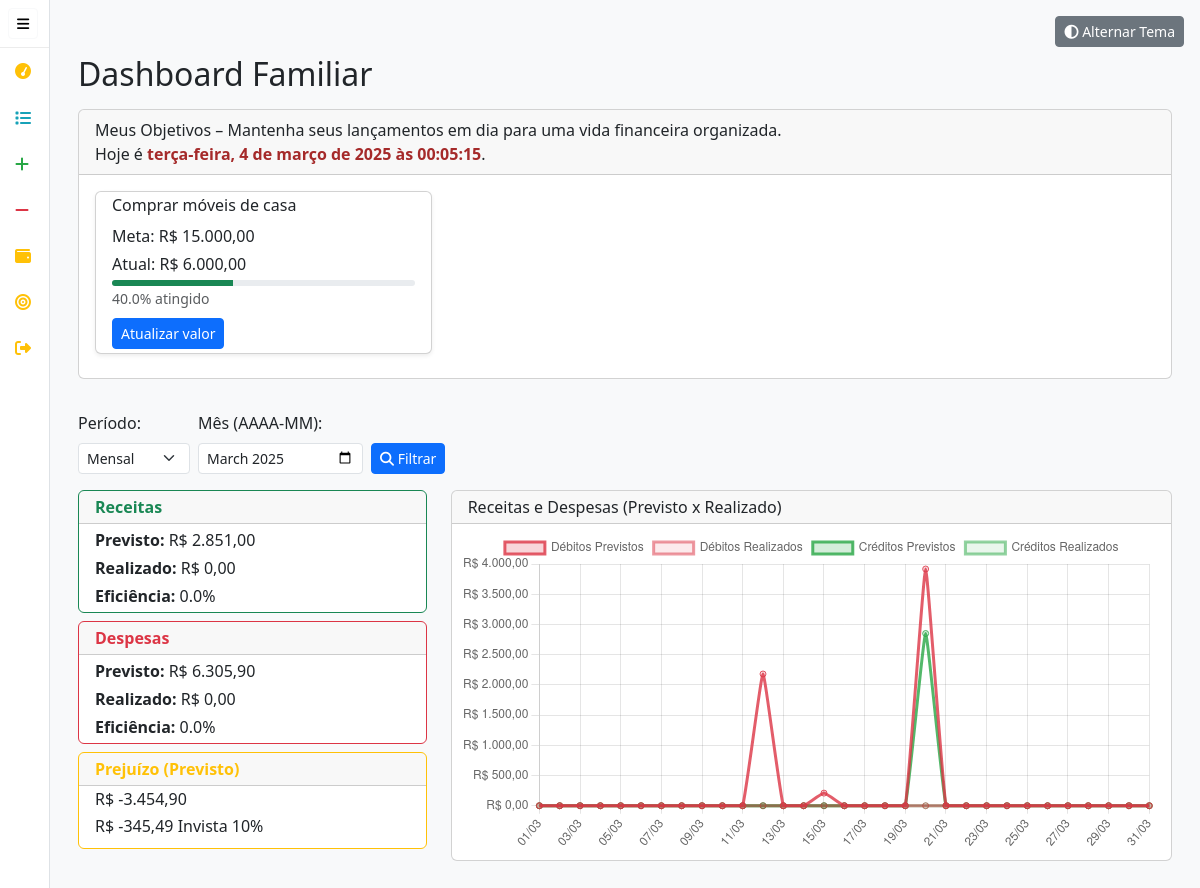
The app's page /dashboard (signed in) with its own data.
### tables this page shows
CREATE TABLE goals (
                id INTEGER PRIMARY KEY AUTOINCREMENT,
                user_id INTEGER NOT NULL,
                goal_name TEXT NOT NULL,
                target_amount REAL NOT NULL,
                deadline TEXT,   -- YYYY-MM-DD
                current_amount REAL DEFAULT 0,
                FOREIGN KEY(user_id) REFERENCES users(id)
            );

### main.py (the view)
@app.route('/')
@app.route('/dashboard')
def dashboard():
    if 'user_id' not in session:
        return redirect(url_for('login'))
    user_id = session['user_id']
    conn = get_db_connection()
    cursor = conn.cursor()
    cursor.execute("SELECT last_checkin FROM users WHERE id = ?", (user_id,))
    user = cursor.fetchone()
    last_checkin = user['last_checkin'] if user and user['last_checkin'] else "Nunca"
    cursor.execute("""
        SELECT date_launch FROM transactions
        WHERE user_id = ?
        ORDER BY date_launch DESC
        LIMIT 1
    """, (user_id,))
    row_launch = cursor.fetchone()
    last_launch = row_launch['date_launch'] if row_launch else "Nenhum lançamento"
    timeframe = request.args.get('timeframe', 'mensal')
    selected_month = request.args.get('month')
    now_dt = datetime.now()
    if not selected_month:
        selected_month = now_dt.strftime("%Y-%m")
    year, month = map(int, selected_month.split('-'))
    days_in_month = monthrange(year, month)[1]
    line_labels = []
    forecast_debits = []
    actual_debits = []
    forecast_credits = []
    actual_credits = []
    for day in range(1, days_in_month + 1):
        day_str = f"{year}-{month:02d}-{day:02d}"
        label = f"{day:02d}/{month:02d}"
        line_labels.append(label)
        cursor.execute("""
            SELECT SUM(amount) as total
            FROM transactions
            WHERE user_id = ? AND type = 'debito' AND date_due = ?
        """, (user_id, day_str))
        row = cursor.fetchone()
        forecast_debits.append(row['total'] if row['total'] else 0)
        cursor.execute("""
            SELECT SUM(amount) as total
            FROM transactions
            WHERE user_id = ? AND type = 'debito' AND date_due = ? AND paid = 1
        """, (user_id, day_str))
        row = cursor.fetchone()
        actual_debits.append(row['total'] if row['total'] else 0)
        cursor.execute("""
            SELECT SUM(amount) as total
            FROM transactions
            WHERE user_id = ? AND type = 'credito' AND date_due = ?
        """, (user_id, day_str))
        row = cursor.fetchone()
        forecast_credits.append(row['total'] if row['total'] else 0)
        cursor.execute("""
            SELECT SUM(amount) as total
            FROM transactions
            WHERE user_id = ? AND type = 'credito' AND date_due = ? AND paid = 1
        """, (user_id, day_str))
        row = cursor.fetchone()
        actual_credits.append(row['total'] if row['total'] else 0)
    cursor.execute("""
        SELECT SUM(amount) as total_credit
        FROM transactions
        WHERE user_id = ? AND type = 'credito' AND date_due LIKE ?
    """, (user_id, selected_month + '%'))
    row_credit = cursor.fetchone()
    total_credit = row_credit['total_credit'] if row_credit['total_credit'] else 0
    cursor.execute("""
        SELECT SUM(amount) as actual_credit
        FROM transactions
        WHERE user_id = ? AND type = 'credito' AND date_due LIKE ? AND paid = 1
    """, (user_id, selected_month + '%'))
    row_act_credit = cursor.fetchone()
    actual_credit = row_act_credit['actual_credit'] if row_act_credit['actual_credit'] else 0
    cursor.execute("""
        SELECT SUM(amount) as total_debit
        FROM transactions
        WHERE user_id = ? AND type = 'debito' AND date_due LIKE ?
    """, (user_id, selected_month + '%'))
    row_debit = cursor.fetchone()
    total_debit = row_debit['total_debit'] if row_debit['total_debit'] else 0
    cursor.execute("""
        SELECT SUM(amount) as actual_debit
        FROM transactions
        WHERE user_id = ? AND type = 'debito' AND date_due LIKE ? AND paid = 1
    """, (user_id, selected_month + '%'))
    row_act_debit = cursor.fetchone()
    actual_debit = row_act_debit['actual_debit'] if row_act_debit['actual_debit'] else 0
    efficiency_credit = (actual_credit / total_credit * 100) if total_credit > 0 else None
    efficiency_debit = (actual_debit / total_debit * 100) if total_debit > 0 else None
    lucro_preju = total_credit - total_debit
    page = request.args.get('page', 1, type=int)
    per_page = 10
    offset = (page - 1) * per_page
    cursor.execute("SELECT COUNT(*) as total FROM transactions WHERE user_id = ?", (user_id,))
    total_transactions = cursor.fetchone()['total']
    total_pages = math.ceil(total_transactions / per_page)
    cursor.execute("""
        SELECT * FROM transactions
        WHERE user_id = ?
        ORDER BY date_launch DESC
        LIMIT ? OFFSET ?
    """, (user_id, per_page, offset))
    transactions = cursor.fetchall()
    cursor.execute("""
        SELECT id, goal_name, target_amount, deadline, current_amount
        FROM goals
        WHERE user_id = ?
    """, (user_id,))
    goals_list = cursor.fetchall()
    conn.close()
    return render_template('dashboard.html',
                           timeframe=timeframe,
                           selected_month=selected_month,
                           last_checkin=last_checkin,
                           last_launch=last_launch,
                           line_labels=line_labels,
                           forecast_debits=forecast_debits,
                           actual_debits=actual_debits,
                           forecast_credits=forecast_credits,
                           actual_credits=actual_credits,
                           total_credit=total_credit,
                           actual_credit=actual_credit,
                           efficiency_credit=efficiency_credit,
                           total_debit=total_debit,
                           actual_debit=actual_debit,
                           efficiency_debit=efficiency_debit,
                           lucro_preju=lucro_preju,
                           transactions=transactions,
                           goals_list=goals_list,
                           page=page,
                           total_pages=total_pages)

### main.py (called while the page is built)
def get_db_connection():
    conn = sqlite3.connect(DATABASE)
    conn.row_factory = sqlite3.Row
    return conn

@app.template_filter('currency')
def currency_format(value):
    try:
        return "R$ " + "{:,.2f}".format(value).replace(',', 'X').replace('.', ',').replace('X', '.')
    except Exception as e:
        return value

@app.template_filter('date_br')
def date_br(value):
    if value:
        try:
            d = datetime.strptime(value, "%Y-%m-%d")
            return d.strftime("%d/%m/%Y")
        except Exception as e:
            return value
    return value

### templates/dashboard.html (shortened to what this page needs)
{% extends "base.html" %}
{% block content %}
<div class="container-fluid">
  <h2 class="mb-3">Dashboard Familiar</h2>
  <div class="row mb-4">
    <div class="col-md-12">
      <div class="card mb-2">
        <div class="card-header">
          Meus Objetivos – Mantenha seus lançamentos em dia para uma vida financeira organizada.
          <br>Hoje é <span id="clock" class="fw-bold" style="color: brown;"></span>.
        </div>
        <div class="card-body">
          <div class="row">
            {% for g in goals_list %}
            <div class="col-md-4 mb-2">
              <div class="card shadow-sm">
                <div class="card-body py-1">
                  <h6 class="card-title">{{ g['goal_name'] }}</h6>
                  <p class="mb-1">Meta: {{ g['target_amount']|currency }}</p>
                  <p class="mb-1">Atual: {{ g['current_amount']|currency }}</p>
                  {% set pct = 0 %}
                  {% if g['target_amount'] > 0 %}
                    {% set pct = (g['current_amount'] / g['target_amount']) * 100 %}
                  {% endif %}
                  <div class="progress" style="height: 6px;">
                    <div class="progress-bar bg-success" role="progressbar"
                         style="width: {{ pct|round(0) }}%;"
                         aria-valuenow="{{ pct|round(0) }}" aria-valuemin="0" aria-valuemax="100">
                    </div>
                  </div>
                  <small class="text-muted">{{ pct|round(1) }}% atingido</small>
                  <br>
                  <a href="{{ url_for('update_goal', goal_id=g['id']) }}" class="btn btn-sm btn-primary mt-2">
                    Atualizar valor
                  </a>
                </div>
              </div>
            </div>
            {% endfor %}
          </div>
        </div>
      </div>
    </div>
  </div>
  <form method="get" action="{{ url_for('dashboard') }}" class="row g-2 mb-3">
    <div class="col-auto">
      <label for="timeframe" class="form-label">Período:</label>
      <select name="timeframe" id="timeframe" class="form-select form-select-sm">
        <option value="mensal" {% if timeframe == 'mensal' %}selected{% endif %}>Mensal</option>
      </select>
    </div>
    <div class="col-auto">
      <label for="month" class="form-label">Mês (AAAA-MM):</label>
      <input type="month" name="month" id="month" class="form-control form-control-sm" value="{{ selected_month }}">
    </div>
    <div class="col-auto d-flex align-items-end">
      <button type="submit" class="btn btn-primary btn-sm"><i class="fa fa-search"></i> Filtrar</button>
    </div>
  </form>
  <div class="row mb-3">
    <div class="col-md-4">
      <div class="card border-success mb-2">
        <div class="card-header py-1 text-success fw-bold">Receitas</div>
        <div class="card-body py-1">
          <p class="mb-1"><strong>Previsto:</strong> {{ total_credit|currency }}</p>
          <p class="mb-1"><strong>Realizado:</strong> {{ actual_credit|currency }}</p>
          <p class="mb-0"><strong>Eficiência:</strong>
            {% if efficiency_credit is not none %}
              {{ efficiency_credit|round(1) }}%
            {% else %}
              -
            {% endif %}
          </p>
        </div>
      </div>
      <div class="card border-danger mb-2">
        <div class="card-header py-1 text-danger fw-bold">Despesas</div>
        <div class="card-body py-1">
          <p class="mb-1"><strong>Previsto:</strong> {{ total_debit|currency }}</p>
          <p class="mb-1"><strong>Realizado:</strong> {{ actual_debit|currency }}</p>
          <p class="mb-0"><strong>Eficiência:</strong>
            {% if efficiency_debit is not none %}
              {{ efficiency_debit|round(1) }}%
            {% else %}
              -
            {% endif %}
          </p>
        </div>
      </div>
      <div class="card {% if lucro_preju >= 0 %}border-primary{% else %}border-warning{% endif %} mb-2">
        <div class="card-header py-1 {% if lucro_preju >= 0 %}text-primary{% else %}text-warning{% endif %} fw-bold">
          {% if lucro_preju >= 0 %}Lucro (Previsto){% else %}Prejuízo (Previsto){% endif %}
        </div>
        <div class="card-body py-1">
          <h6 class="card-title">{{ lucro_preju|currency }}</h6>
          <h6 class="card-title">{{ (lucro_preju * 0.1)|currency }} Invista 10%</h6>
        </div>
      </div>
    </div>
    <div class="col-md-8">
      <div class="card mb-4">
        <div class="card-header py-1">Receitas e Despesas (Previsto x Realizado)</div>
        <div class="card-body p-2">
          <canvas id="lineChart" style="max-height:320px;"></canvas>
        </div>
      </div>
    </div>
  </div>
</div>
{% endblock %}
{% block scripts %}
<script>
  // Gráfico: usando Chart.js
  document.addEventListener("DOMContentLoaded", function() {
    const ctxLine = document.getElementById('lineChart').getContext('2d');
    const lineChart = new Chart(ctxLine, {
      type: 'line',
      data: {
        labels: {{ line_labels|tojson }},
        datasets: [
          {
            label: 'Débitos Previstos',
            data: {{ forecast_debits|tojson }},
            borderColor: 'rgba(220, 53, 69, 0.8)',
            backgroundColor: 'rgba(220, 53, 69, 0.2)',
            fill: false,
            tension: 0.1
          },
          {
            label: 'Débitos Realizados',
            data: {{ actual_debits|tojson }},
            borderColor: 'rgba(220, 53, 69, 0.5)',
            backgroundColor: 'rgba(220, 53, 69, 0.1)',
            fill: false,
            tension: 0.1
          },
          {
            label: 'Créditos Previstos',
            data: {{ forecast_credits|tojson }},
            borderColor: 'rgba(40, 167, 69, 0.8)',
            backgroundColor: 'rgba(40, 167, 69, 0.2)',
            fill: false,
            tension: 0.1
          },
          {
            label: 'Créditos Realizados',
            data: {{ actual_credits|tojson }},
            borderColor: 'rgba(40, 167, 69, 0.5)',
            backgroundColor: 'rgba(40, 167, 69, 0.1)',
            fill: false,
            tension: 0.1
          }
        ]
      },
      options: {
        responsive: true,
        plugins: {
          legend: { position: 'top' }
        },
        scales: {
          y: {
            beginAtZero: true,
            ticks: {
              callback: function(value) {
                return value.toLocaleString('pt-BR', { style: 'currency', currency: 'BRL' });
              }
            }
          }
        }
      }
    });
  });
</script>
{% endblock %}

### templates/base.html (shortened to what this page needs)
<!DOCTYPE html>
<html lang="pt-BR">
<head>
  <link rel="stylesheet" href="https://cdn.jsdelivr.net/npm/bootstrap@5.3.0/dist/css/bootstrap.min.css" />
  <link rel="stylesheet" href="https://cdnjs.cloudflare.com/ajax/libs/font-awesome/6.4.0/css/all.min.css" />
</head>
<body>
  <div class="d-flex">
    {% if session.get('user_id') %}
    <div id="sidebar" class="sidebar border-end collapsed" style="background: linear-gradient(135deg, #ffffff, #ffffff);">
      <div class="p-2 d-flex justify-content-between align-items-center">
        <button id="toggleSidebarBtn" class="btn btn-sm btn-outline-light">
          <i id="sidebarToggleIcon" class="fa fa-bars icon-only" style="color: #000000;"></i>
        </button>
      </div>
      <hr class="m-0" style="border-color: rgba(0, 0, 0, 0.3);" />
      <a href="{{ url_for('dashboard') }}" class="nav-link text-white" style="padding: 15px;">
        <i class="fa fa-tachometer me-2 icon-only" style="color: #ffc107;"></i>
      </a>
      <hr class="m-0" style="border-color: rgba(255,255,255,0.3);" />
      <a href="#" class="nav-link text-white" data-bs-toggle="modal" data-bs-target="#transactionsModal" style="padding: 15px;">
        <i class="fa fa-list me-2 icon-only" style="color: #17a2b8;"></i>
      </a>
      <a href="#" class="nav-link text-white" data-bs-toggle="modal" data-bs-target="#newTransactionModal" data-type="credito" style="padding: 15px;">
        <i class="fa fa-plus me-2 icon-only" style="color: #28a745;"></i>
      </a>
      <a href="#" class="nav-link text-white" data-bs-toggle="modal" data-bs-target="#newTransactionModal" data-type="debito" style="padding: 15px;">
        <i class="fa fa-minus me-2 icon-only" style="color: #dc3545;"></i>
      </a>
      <a href="{{ url_for('budgets') }}" class="nav-link text-white" style="padding: 15px;">
        <i class="fa fa-wallet me-2 icon-only" style="color: #ffc107;"></i>
      </a>
      <a href="{{ url_for('goals') }}" class="nav-link text-white" style="padding: 15px;">
        <i class="fa fa-bullseye me-2 icon-only" style="color: #ffc107;"></i>
      </a>
      <a href="{{ url_for('logout') }}" class="nav-link text-white" style="padding: 15px;">
        <i class="fa fa-sign-out-alt me-2 icon-only" style="color: #ffc107;"></i>
      </a>
    </div>
    {% endif %}
    <div class="flex-fill p-3">
      <div class="d-flex justify-content-end mb-2">
        <button id="toggleThemeBtn" class="btn btn-sm btn-secondary">
          <i class="fa fa-adjust"></i> Alternar Tema
        </button>
      </div>
      {% block content %}{% endblock %}
    </div>
  </div>
  {% block scripts %}{% endblock %}
</body>
</html>

### templates/base.html (style rules this page uses)
body.light-mode { background-color: #f8f9fa; color: #212529; }
.sidebar { text-align: center; transition: width 0.5s; }
.sidebar.collapsed { width: 50px; }
.sidebar a.nav-link { color: inherit; padding: 15px; display: flex; align-items: center; }
.sidebar .icon-only { display: none; }
.sidebar.collapsed .icon-only { display: inline-block; }

### records on screen
goals: goal_name "Comprar móveis de casa", target_amount "R$ 15.000,00", current_amount "R$ 6.000,00", pct "40.0"

### other values on screen
{{ total_credit|currency }} "R$ 2.851,00"
{{ actual_credit|currency }} "R$ 0,00"
{{ efficiency_credit|round(1) }} "0.0"
{{ total_debit|currency }} "R$ 6.305,90"
{{ actual_debit|currency }} "R$ 0,00"
{{ efficiency_debit|round(1) }} "0.0"
{{ lucro_preju|currency }} "R$ -3.454,90"
{{ (lucro_preju * 0.1)|currency }} "R$ -345,49"
chart data {{ forecast_debits|tojson }} [0, 0, 0, 0, 0, 0, 0, 0, 0, 0, 0, 2180.0, 0, 0, 209.0, 0, 0, 0, 0, 3916.9, 0, 0, 0, 0, 0, 0, 0, 0, 0, 0, 0]
chart data {{ actual_debits|tojson }} [0, 0, 0, 0, 0, 0, 0, 0, 0, 0, 0, 0, 0, 0, 0, 0, 0, 0, 0, 0, 0, 0, 0, 0, 0, 0, 0, 0, 0, 0, 0]
chart data {{ forecast_credits|tojson }} [0, 0, 1.0, 0, 0, 0, 0, 0, 0, 0, 0, 0, 0, 0, 0, 0, 0, 0, 0, 2850.0, 0, 0, 0, 0, 0, 0, 0, 0, 0, 0, 0]
